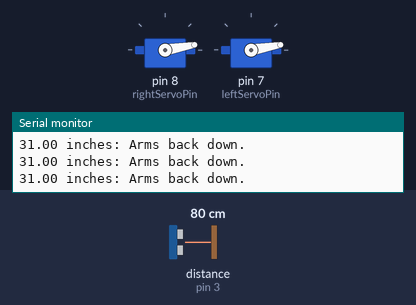
Bench run of a sketch on a simulated Arduino Uno, built with avr-gcc and run on an emulated ATmega328P. On the bench: 2 × servo, the last lines printed to the serial monitor. Wiring (inferred from the names in the program): ultrasonic range finder: trigger pin 2; echo pin 3. The inputs (shaded band) are chosen by the test bench; at power-on: distance to the obstacle (sensor on pin 3) 80 cm. The echo pulse lasts 58.3 µs per cm.

Above: at 6.2 s.
6.3 s: distance to the obstacle (sensor on pin 3) set to 68 cm
9.3 s: distance to the obstacle (sensor on pin 3) set to 58 cm
At 9.37 s:
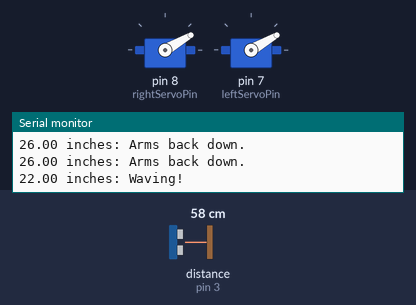
At 9.79 s:
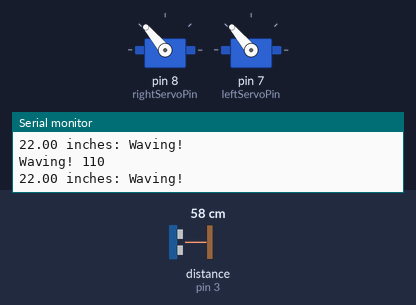
12.3 s: distance to the obstacle (sensor on pin 3) set to 120 cm
13.8 s: distance to the obstacle (sensor on pin 3) set to 2 cm
At 13.83 s:
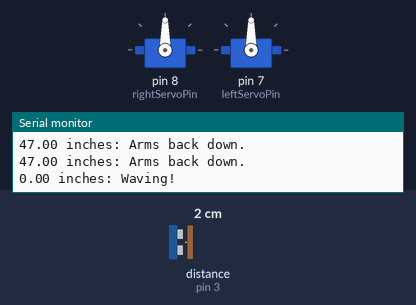
Timing chart, 0 to 17.8 s (numbered marks = the images above; inputs shaded):
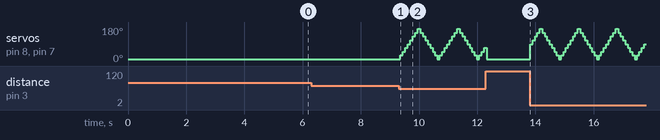

The sketch:

pengo.ino
```cpp
#include <Servo.h>

/* WIRING:
 *
 * Rangefinder: left to right, red=VCC, yellow=TRIG, green=ECHO, black=Gnd
 * TRIG (yellow) goes to triggerPin (2), ECHO (green) goes to echoPin (3).
 *
 * GWS Servos:
 * brown=Gnd red=V+ orange=signal, the two signal pins are 7 and 8.
 * Airtronics servos:
 * red=v+, middle black=Gnd, far black=signal
 */

Servo right_servo;
Servo  left_servo;

// The servo limits:
int DOWN = 10;
int UP   = 170;

// The positions of the arms:
int arm = DOWN;

// Should we move the arms up, or down? By how much each time?
int amount = 20;
int direction = amount;

// For the rangefinder sensor
int triggerPin = 2;
int echoPin = 3 ;

// For the servos
int leftServoPin = 7;
int rightServoPin = 8;

#define DEBUG 1

void setup() {
#ifdef DEBUG
    Serial.begin(9600);
#endif
    right_servo.attach(rightServoPin);
    right_servo.write(DOWN);

    left_servo.attach(leftServoPin);
    left_servo.write(DOWN);

#ifdef DEBUG
    Serial.println("Arms Down!");
#endif

    pinMode(triggerPin, OUTPUT);
    digitalWrite(triggerPin, LOW);
    pinMode(echoPin, INPUT);

    // Initial delay of 2 seconds
    delay(5000);
}

void loop() {
    // Send the trigger high for 10 microseconds or more
    digitalWrite(triggerPin, HIGH);
    delayMicroseconds(10);
    digitalWrite(triggerPin, LOW);

    int duration = pulseIn(echoPin, HIGH);
    //Serial.print("Duration: ");
    //Serial.print(duration);
    //Serial.print(" usec");

    float inches = duration/148;
#ifdef DEBUG
    Serial.print(inches);
    Serial.print(" inches: ");
#endif

    // If we detected someone, then move the arms up and down.
    // 25 is about the maximum this sensor can detect, and it
    // isn't really 25", more like half that.
    if (inches < 25) {
        Serial.println("Waving!");
        if (arm >= UP)
            direction = -amount;
        else if (arm <= DOWN)
            direction = amount;
        // Otherwise we're somewhere in between, so leave direction unchanged.

        arm += direction;
#ifdef DEBUG
        Serial.print("Waving! ");
        Serial.println(arm);
#endif
        right_servo.write(arm);
        left_servo.write(arm);

        // Tune the amount of delay for how fast you want the arms to move.
    }
#ifdef DEBUG
    else {
        Serial.println("Arms back down.");
        left_servo.write(DOWN);
        right_servo.write(DOWN);
    }
#endif

    delay(80);
}
```

Measured:
- the behaviour switches between 64 and 63 cm on distance to the obstacle (sensor on pin 3) (found by bisection; images 0 and 1)
- after the input at 9.3 s, servo on pin 8 (rightServoPin), servo on pin 7 (leftServoPin): 10° → 30° after 0.06 s, then repeats every 1.4 s: 50° 0.08 s, 70° 0.08 s, 90° 0.08 s, 110° 0.08 s, 130° 0.08 s, 150° 0.08 s, 170° 0.08 s, 150° 0.08 s, 130° 0.08 s, 110° 0.08 s, 90° 0.08 s, 70° 0.08 s, 50° 0.08 s, 30° 0.08 s, 10° 0.08 s, 30° 0.08 s
- after the input at 13.8 s, servo on pin 8 (rightServoPin), servo on pin 7 (leftServoPin): 10° → 90° at once, then repeats every 1.3 s: 110° 0.08 s, 130° 0.08 s, 150° 0.08 s, 170° 0.08 s, 150° 0.08 s, 130° 0.08 s, 110° 0.08 s, 90° 0.08 s, 70° 0.08 s, 50° 0.08 s, 30° 0.08 s, 10° 0.08 s, 30° 0.08 s, 50° 0.08 s, 70° 0.08 s, 90° 0.08 s
